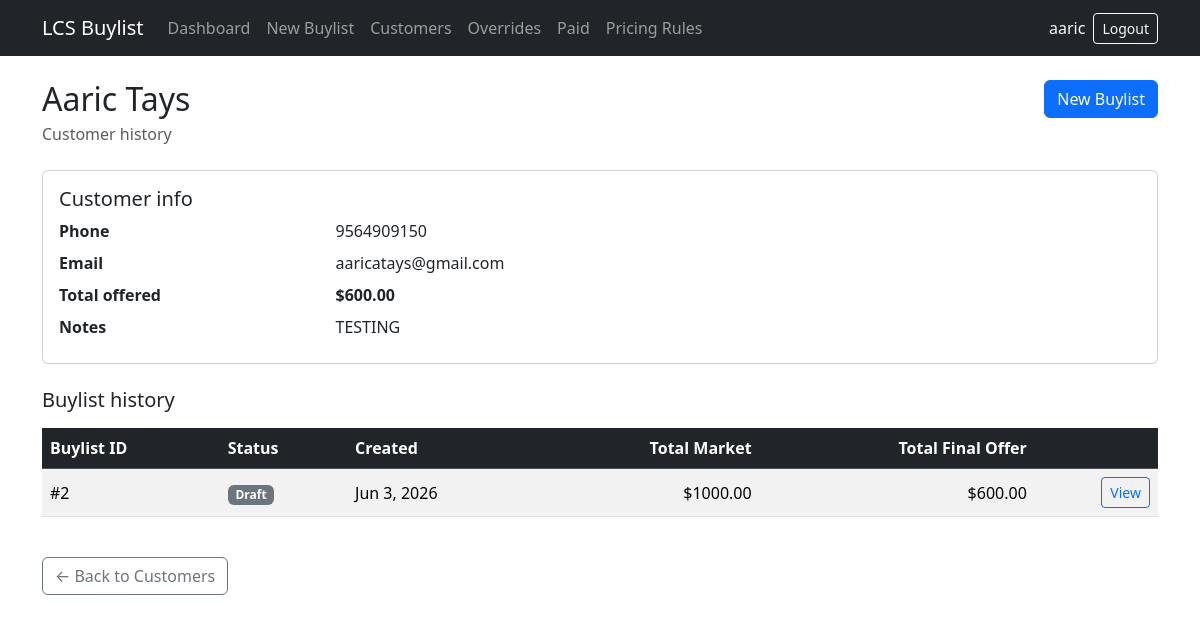
/customers/2/ (signed in), run on the app's committed database.
### buylists/models.py (models this page shows, shortened)
class Customer(models.Model):
    name = models.CharField(max_length=200)
    phone = models.CharField(max_length=50, blank=True)
    email = models.EmailField(blank=True)
    notes = models.TextField(blank=True)
    class Meta:
        ordering = ['name']

class Buylist(models.Model):
    STATUS_DRAFT = 'draft'
    STATUS_WAITING = 'waiting'
    STATUS_ACCEPTED = 'accepted'
    STATUS_REJECTED = 'rejected'
    STATUS_PAID = 'paid'
    STATUS_CHOICES = [
        (STATUS_DRAFT, 'Draft'),
        (STATUS_WAITING, 'Waiting'),
        (STATUS_ACCEPTED, 'Accepted'),
        (STATUS_REJECTED, 'Rejected'),
        (STATUS_PAID, 'Paid'),
    ]
    PAYMENT_CASH = 'cash'
    PAYMENT_TRADE = 'trade'
    PAYMENT_CHOICES = [
        ('', 'Not selected'),
        (PAYMENT_CASH, 'Cash (60%)'),
        (PAYMENT_TRADE, 'Trade credit (70%)'),
    ]
    customer = models.ForeignKey(
        Customer,
        on_delete=models.CASCADE,
        related_name='buylists',
    )
    status = models.CharField(
        max_length=20,
        choices=STATUS_CHOICES,
        default=STATUS_DRAFT,
    )
    payment_choice = models.CharField(
        max_length=10,
        choices=PAYMENT_CHOICES,
        blank=True,
        default='',
    )
    PAYMENT_METHOD_CASH = 'cash'
    PAYMENT_METHOD_STORE_CREDIT = 'store_credit'
    PAYMENT_METHOD_TRADE = 'trade'
    PAYMENT_METHOD_MIXED = 'mixed'
    PAYMENT_METHOD_CHOICES = [
        ('', 'Not paid yet'),
        (PAYMENT_METHOD_CASH, 'Cash'),
        (PAYMENT_METHOD_STORE_CREDIT, 'Store credit'),
        (PAYMENT_METHOD_TRADE, 'Trade'),
        (PAYMENT_METHOD_MIXED, 'Mixed'),
    ]
    payment_method = models.CharField(
        max_length=20,
        choices=PAYMENT_METHOD_CHOICES,
        blank=True,
        default='',
    )
    amount_paid = models.DecimalField(
        max_digits=10,
        decimal_places=2,
        null=True,
        blank=True,
    )
    paid_at = models.DateTimeField(null=True, blank=True)
    paid_by = models.ForeignKey(
        settings.AUTH_USER_MODEL,
        on_delete=models.SET_NULL,
        null=True,
        blank=True,
        related_name='buylists_paid',
    )
    created_at = models.DateTimeField(auto_now_add=True)
    updated_at = models.DateTimeField(auto_now=True)
    class Meta:
        ordering = ['-updated_at']
    @property
    def total_market_value(self):
        return round_money(sum(item.line_market_value for item in self.items.all()))
    @property
    def total_final_offer_value(self):
        return round_money(sum(item.final_offer_price for item in self.items.all()))

class BuylistItem(models.Model):
    CONDITION_NM = 'NM'
    CONDITION_LP = 'LP'
    CONDITION_MP = 'MP'
    CONDITION_HP = 'HP'
    CONDITION_DMG = 'DMG'
    CONDITION_CHOICES = [
        (CONDITION_NM, 'Near Mint (NM)'),
        (CONDITION_LP, 'Lightly Played (LP)'),
        (CONDITION_MP, 'Moderately Played (MP)'),
        (CONDITION_HP, 'Heavily Played (HP)'),
        (CONDITION_DMG, 'Damaged (DMG)'),
    ]
    CONDITION_DEFAULTS = {
        CONDITION_NM: Decimal('1.00'),
        CONDITION_LP: Decimal('0.90'),
        CONDITION_MP: Decimal('0.75'),
        CONDITION_HP: Decimal('0.60'),
        CONDITION_DMG: Decimal('0.40'),
    }
    CASH_OFFER_PERCENT = Decimal('0.60')
    TRADE_OFFER_PERCENT = Decimal('0.70')
    buylist = models.ForeignKey(
        Buylist,
        on_delete=models.CASCADE,
        related_name='items',
    )
    card_name = models.CharField(max_length=200)
    set_name = models.CharField(max_length=200, blank=True)
    quantity = models.PositiveIntegerField(default=1)
    condition = models.CharField(
        max_length=3,
        choices=CONDITION_CHOICES,
        default=CONDITION_NM,
    )
    market_price = models.DecimalField(max_digits=10, decimal_places=2)
    condition_percent = models.DecimalField(max_digits=4, decimal_places=2)
    cash_offer_price = models.DecimalField(
        max_digits=10,
        decimal_places=2,
        editable=False,
    )
    trade_offer_price = models.DecimalField(
        max_digits=10,
        decimal_places=2,
        editable=False,
    )
    recommended_offer_price = models.DecimalField(
        max_digits=10,
        decimal_places=2,
        editable=False,
    )
    final_offer_price = models.DecimalField(max_digits=10, decimal_places=2)
    override_reason = models.TextField(blank=True)
    override_recommended_price = models.DecimalField(
        max_digits=10,
        decimal_places=2,
        null=True,
        blank=True,
        editable=False,
        help_text='Recommended offer at the time of override.',
    )
    override_final_price = models.DecimalField(
        max_digits=10,
        decimal_places=2,
        null=True,
        blank=True,
        editable=False,
        help_text='Final offer recorded at the time of override.',
    )
    override_by = models.ForeignKey(
        settings.AUTH_USER_MODEL,
        on_delete=models.SET_NULL,
        null=True,
        blank=True,
        related_name='offer_overrides',
    )
    override_at = models.DateTimeField(null=True, blank=True)
    notes = models.TextField(blank=True)
    class Meta:
        ordering = ['card_name']
    @property
    def line_market_value(self):
        return round_money(Decimal(self.quantity) * self.market_price)

### buylists/views.py (the view)
# urls.py: path('customers/<int:pk>/', views.customer_detail, name='customer_detail'),
@employee_required
def customer_detail(request, pk):
    customer = get_object_or_404(Customer, pk=pk)
    buylists = (
        Buylist.objects.filter(customer=customer)
        .prefetch_related('items')
        .order_by('-created_at')
    )
    total_offered = round_money(
        sum(buylist.total_final_offer_value for buylist in buylists)
    )
    return render(request, 'buylists/customer_detail.html', {
        'customer': customer,
        'buylists': buylists,
        'total_offered': total_offered,
    })

### buylists/context_processors.py (called while the page is built)
def nav_permissions(request):
    user = request.user
    return {
        'nav_is_authenticated': user.is_authenticated,
        'nav_username': user.get_username() if user.is_authenticated else '',
        'nav_is_owner': user_is_owner(user),
        'nav_is_manager_or_owner': user_is_manager_or_owner(user),
        'nav_can_view_override_report': user_is_manager_or_owner(user),
        'nav_can_view_paid_report': user_is_manager_or_owner(user),
    }

### buylists/models.py (called while the page is built)
def round_money(amount):
    return Decimal(amount).quantize(MONEY_PRECISION)

### buylists/permissions.py (called while the page is built)
def user_is_owner(user):
    if not user.is_authenticated:
        return False
    return user.is_superuser or GROUP_OWNER in user_group_names(user)

def user_is_manager_or_owner(user):
    if not user.is_authenticated:
        return False
    if user_is_owner(user):
        return True
    return GROUP_MANAGER in user_group_names(user)

### buylists/templates/buylists/customer_detail.html (shortened to what this page needs)
{% extends "buylists/base.html" %}
{% block content %}
<div class="d-flex justify-content-between align-items-start mb-4">
    <div>
        <h1 class="h2 mb-1">{{ customer.name }}</h1>
        <p class="text-muted mb-0">Customer history</p>
    </div>
    <a href="{% url 'buylists:buylist_create' %}?customer={{ customer.pk }}" class="btn btn-primary">New Buylist</a>
</div>
<div class="card mb-4">
    <div class="card-body">
        <h2 class="h5 card-title">Customer info</h2>
        <dl class="row mb-0">
            <dt class="col-sm-3">Phone</dt>
            <dd class="col-sm-9">{{ customer.phone|default:"—" }}</dd>
            <dt class="col-sm-3">Email</dt>
            <dd class="col-sm-9">{{ customer.email|default:"—" }}</dd>
            <dt class="col-sm-3">Total offered</dt>
            <dd class="col-sm-9 fw-semibold">${{ total_offered|floatformat:2 }}</dd>
            {% if customer.notes %}
            <dt class="col-sm-3">Notes</dt>
            <dd class="col-sm-9">{{ customer.notes }}</dd>
            {% endif %}
        </dl>
    </div>
</div>
<h2 class="h5 mb-3">Buylist history</h2>
{% if buylists %}
<div class="table-responsive mb-4">
    <table class="table table-striped table-hover align-middle">
        <thead class="table-dark">
            <tr>
                <th>Buylist ID</th>
                <th>Status</th>
                <th>Created</th>
                <th class="text-end">Total Market</th>
                <th class="text-end">Total Final Offer</th>
                <th></th>
            </tr>
        </thead>
        <tbody>
            {% for buylist in buylists %}
            <tr>
                <td>#{{ buylist.pk }}</td>
                <td>
                    <span class="badge bg-secondary">{{ buylist.get_status_display }}</span>
                </td>
                <td>{{ buylist.created_at|date:"M j, Y" }}</td>
                <td class="text-end">${{ buylist.total_market_value }}</td>
                <td class="text-end">${{ buylist.total_final_offer_value }}</td>
                <td class="text-end">
                    <a href="{% url 'buylists:buylist_detail' pk=buylist.pk %}" class="btn btn-sm btn-outline-primary">View</a>
                </td>
            </tr>
            {% endfor %}
        </tbody>
    </table>
</div>
{% else %}
<div class="alert alert-info">
    No buylists for this customer yet.
    <a href="{% url 'buylists:buylist_create' %}?customer={{ customer.pk }}">Start their first buylist</a>.
</div>
{% endif %}
<p class="mt-4">
    <a href="{% url 'buylists:customer_list' %}" class="btn btn-outline-secondary">← Back to Customers</a>
</p>
{% endblock %}

### buylists/templates/buylists/base.html (shortened to what this page needs)
<!DOCTYPE html>
<html lang="en">
<head>
    <link href="https://cdn.jsdelivr.net/npm/bootstrap@5.3.3/dist/css/bootstrap.min.css" rel="stylesheet">
</head>
<body>
    <nav class="navbar navbar-expand-lg navbar-dark bg-dark mb-4 no-print">
        <div class="container">
            <a class="navbar-brand" href="{% url 'buylists:dashboard' %}">LCS Buylist</a>
            {% if nav_is_authenticated %}
            <div class="collapse navbar-collapse" id="navbarNav">
                <ul class="navbar-nav me-auto">
                    <li class="nav-item">
                        <a class="nav-link" href="{% url 'buylists:dashboard' %}">Dashboard</a>
                    </li>
                    <li class="nav-item">
                        <a class="nav-link" href="{% url 'buylists:buylist_create' %}">New Buylist</a>
                    </li>
                    <li class="nav-item">
                        <a class="nav-link" href="{% url 'buylists:customer_list' %}">Customers</a>
                    </li>
                    {% if nav_can_view_override_report %}
                    <li class="nav-item">
                        <a class="nav-link" href="{% url 'buylists:override_report' %}">Overrides</a>
                    </li>
                    {% endif %}
                    {% if nav_can_view_paid_report %}
                    <li class="nav-item">
                        <a class="nav-link" href="{% url 'buylists:paid_report' %}">Paid</a>
                    </li>
                    {% endif %}
                    {% if nav_is_owner %}
                    <li class="nav-item">
                        <a class="nav-link" href="{% url 'buylists:pricing_rule_list' %}">Pricing Rules</a>
                    </li>
                    {% endif %}
                </ul>
                <ul class="navbar-nav align-items-lg-center gap-lg-2">
                    <li class="nav-item">
                        <span class="navbar-text text-light">
                            {{ nav_username }}
                        </span>
                    </li>
                    <li class="nav-item">
                        <form method="post" action="{% url 'buylists:logout' %}" class="d-inline">
                            <button type="submit" class="btn btn-outline-light btn-sm">Logout</button>
                        </form>
                    </li>
                </ul>
            </div>
            {% endif %}
        </div>
    </nav>
    <main class="container pb-5">
        {% block content %}{% endblock %}
    </main>
</body>
</html>

### data on the page
Customer: name "Aaric Tays", phone "9564909150", email "aaricatays@gmail.com", notes "TESTING"
Buylist: pk "2", status "Draft", created_at "Jun 3, 2026", total_market_value "1000.00", total_final_offer_value "600.00"

### other printed values
{{ nav_username }} "aaric"
{{ total_offered|floatformat:2 }} "600.00"
